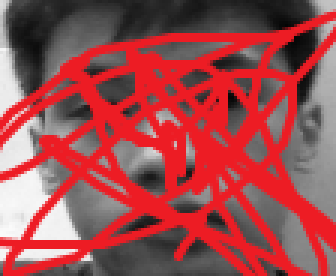
#> input picture Photo Finder/face_data/Null/DONT_ERASE_THIS.png, 112 x 92 px, given in place of the camera (shown 3 times larger)
$ python GreenColorTracker.py
#> lines starting #> are read from the running program, lines starting #| are printed output that depends on the picture
#> further down, image is the input picture: shape (92, 112, 3); mean B, G, R 78.8, 75.7, 157.4
#!/usr/bin/env python
#HSV VALUES

import cv2
import numpy as np

# For OpenCV2 image display
WINDOW_NAME = 'GreenTracker'

def track(image):

    '''Accepts BGR image as Numpy array
       Returns: (x,y) coordinates of centroid if found
                (-1,-1) if no centroid was found
                None if user hit ESC
    '''

    # Blur the image to reduce noise
    blur = cv2.GaussianBlur(image, (5,5),0)
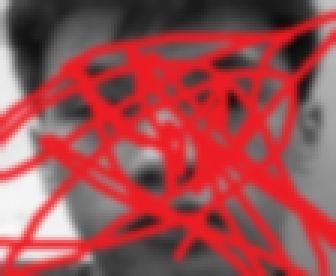
#> blur: shape (92, 112, 3) (shown 3 times larger); mean B, G, R 78.8, 75.7, 157.4

    # Convert BGR to HSV
    hsv = cv2.cvtColor(blur, cv2.COLOR_BGR2HSV)
#> hsv: shape (92, 112, 3); mean H, S, V 111.5, 105.6, 157.4

    # Threshold the HSV image for only green colors
    lower_green = np.array([40,70,70])
    upper_green = np.array([80,200,200])

    # Threshold the HSV image to get only green colors
    mask = cv2.inRange(hsv, lower_green, upper_green)
#> mask: shape (92, 112); every value is 0

    # Blur the mask
    bmask = cv2.GaussianBlur(mask, (5,5),0)

    # Take the moments to get the centroid
    moments = cv2.moments(bmask)
#> moments = moments, m00 0
    m00 = moments['m00']
#> m00 = 0
    centroid_x, centroid_y = None, None
    if m00 != 0:
        centroid_x = int(moments['m10']/m00)
        centroid_y = int(moments['m01']/m00)

    # Assume no centroid
    ctr = (-1,-1)

    # Use centroid if it exists
    if centroid_x != None and centroid_y != None:

        ctr = (centroid_x, centroid_y)

        # Put black circle in at centroid in image
        cv2.circle(image, ctr, 4, (0,0,255))

    # Display full-color image
    cv2.imshow(WINDOW_NAME, image)

    # Force image display, setting centroid to None on ESC key input
    if cv2.waitKey(1) & 0xFF == 27:
#> (key Esc is pressed here)
        ctr = None

    # Return coordinates of centroid
    return ctr

# Test with input from camera
if __name__ == '__main__':

    capture = cv2.VideoCapture(0)
    capture.set(3,320)
    capture.set(4,240)


    while True:

        okay, image = capture.read()

        if okay:

            if not track(image):
                break

            if cv2.waitKey(1) & 0xFF == 27:
                break

        else:

           print('Capture failed')
           break
